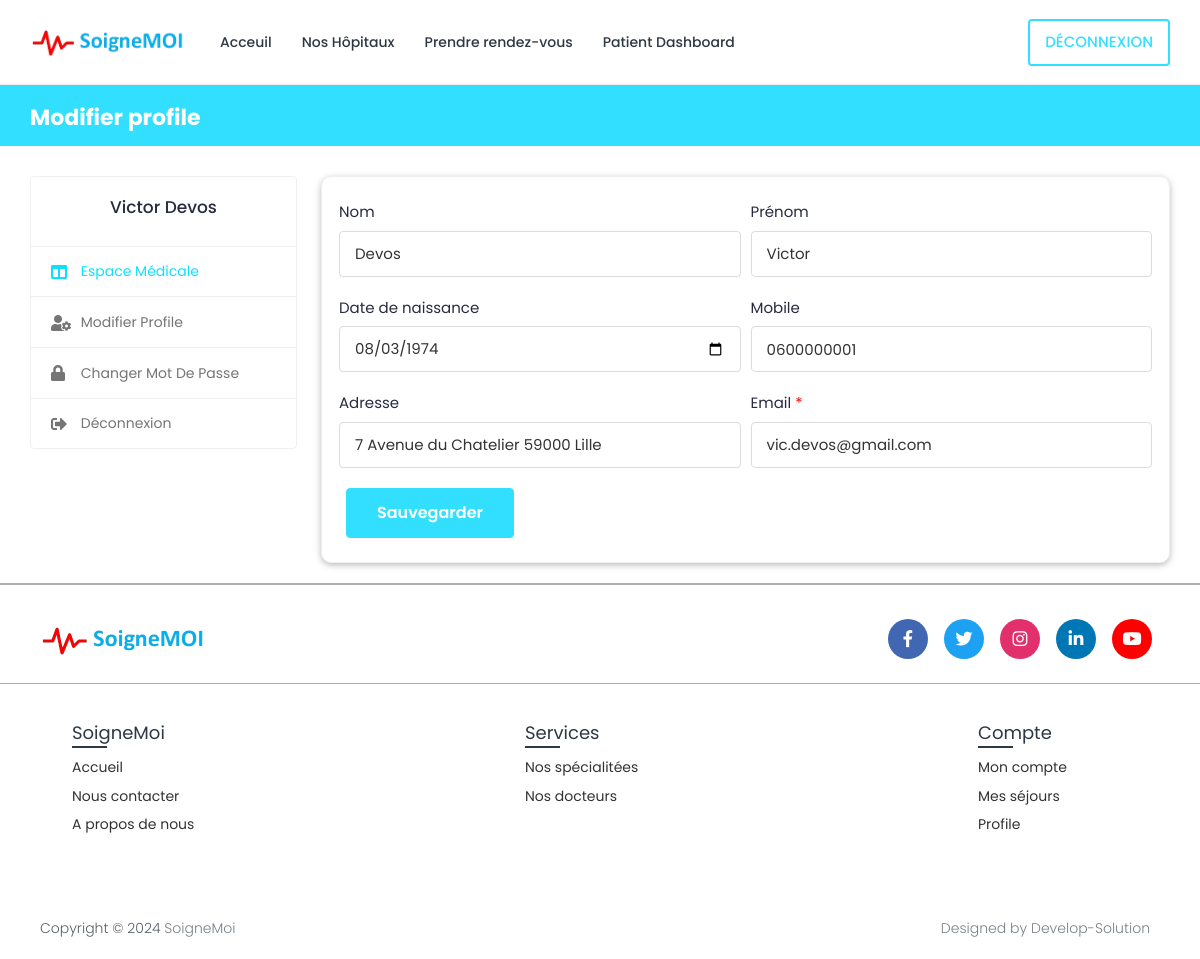
Page /profile-settings/ (signed in) on the committed database.
### book/models.py (models this page shows, shortened)
class Patient(models.Model):
    patient_id = models.AutoField(primary_key=True)
    user = models.OneToOneField(User, on_delete=models.CASCADE, null=True, blank=True, related_name='patient')
    first_name = models.CharField(max_length=200, null=True, blank=True)
    last_name = models.CharField(max_length=200, null=True, blank=True)
    phone_number = models.CharField(max_length=10,null=True, blank=True)
    address = models.CharField(max_length=200, null=True, blank=True)
    date_of_birth = models.DateField(null=True, blank=True)
    serial_number = models.CharField(max_length=200, null=True, blank=True)

class User(AbstractUser):
    username = None
    email = models.EmailField(_("email address"), unique=True)
    USERNAME_FIELD = "email"
    REQUIRED_FIELDS = []
    objects = UserManager()
    is_admin = models.BooleanField(default=False)
    is_patient = models.BooleanField(default=False)
    is_doctor = models.BooleanField(default=False)
    is_secretary = models.BooleanField(default=False)
    login_status = models.BooleanField(default=False)

### book/views.py (the view, shortened to what this page needs)
# urls.py: path('profile-settings/', ProfileSettingsView.as_view(), name='profile-settings'),
class ProfileSettingsView(LoginRequiredMixin, View):
    def get(self, request):
        if request.user.is_patient:
            self.patient = Patient.objects.get(user=request.user)
            context = {'patient': self.patient}
            return render(request, 'book/patient/profile-settings.html', context)
        else:
            return redirect('logout')

### templates/book/patient/profile-settings.html (shortened to what this page needs)
{% extends 'book/base.html' %}
{% load static %}
{% block content %}
<head>
<body>
<div class="main-wrapper">
  <div class="breadcrumb-bar">
    <div class="container-fluid">
      <div class="row align-items-center">
        <div class="col-md-12 col-12">
          <h2 class="breadcrumb-title">Modifier profile</h2>
        </div>
      </div>
    </div>
  </div>
  <div class="content">
    <div class="container-fluid">
      <div class="row">
        <div class="col-md-5 col-lg-4 col-xl-3 theiaStickySidebar">
          <div>{% include 'book/patient/patient-sidebar.html' %}</div>
        </div>
        <div class="col-md-7 col-lg-8 col-xl-9">
            <div class="card">
                <div class="card-body">
                    <form action="{% url 'profile-settings' %}" method="POST" enctype="multipart/form-data">
                        <div class="row form-row">
                            <div class="col-12 col-md-6">
                                <div class="form-group">
                                    <label>Nom</label>
                                    <input type="text" class="form-control" value="{{ patient.last_name }}" name="last_name">
                                </div>
                            </div>
                            <div class="col-12 col-md-6">
                                <div class="form-group">
                                    <label>Prénom</label>
                                    <input type="text" class="form-control" value="{{patient.first_name}}" name="first_name">
                                </div>
                            </div>
                            <div class="col-12 col-md-6">
                                <div class="form-group">
                                    <label>Date de naissance</label>
                                    <input type="date" class="form-control datetimepicker" value="{{patient.date_of_birth|date:'Y-m-d'}}" name="date_of_birth" placeholder="ex: 01/01/2000">
                                </div>
                            </div>
                            <div class="col-12 col-md-6">
                                <div class="form-group">
                                    <label>Mobile</label>
                                    <input type="text" value="{{patient.phone_number}}" class="form-control" name="phone_number">
                                </div>
                            </div>
                            <div class="col-12 col-md-6">
                                <div class="form-group">
                                    <label>Adresse</label>
                                    <input type="text" class="form-control" value="{{patient.address}}" name="address">
                                </div>
                            </div>
                            <div class="col-12 col-md-6">
                                <div class="form-group">
                                  <label>Email <span class="text-danger">*</span></label>
                                  <input type="text" class="form-control"  value="{{user.email}}" >
                                </div>
                            </div>
                        </div>
                        <div class="submit-section">
                            <button type="submit" class="btn btn-primary submit-btn">Sauvegarder</button>
                        </div>
                    </form>
                </div>
            </div>
        </div>
      </div>
    </div>
  </div>
</div>
</body>
{% endblock content %}

### templates/book/patient/patient-sidebar.html
{% load static %}
<body>
    <div class="profile-sidebar">
      <div class="widget-profile pro-widget-content">
        <div class="profile-info-widget">
          <div class="profile-det-info">
            <h3>{{patient.first_name}} {{ patient.last_name}}</h3>
          </div>
        </div>
      </div>
      <div class="dashboard-widget">
        <nav class="dashboard-menu sidebar">
          <ul>
            <li class="active">
              <a href="{% url 'patient-dashboard' %}" class="nav-link">
                <i class="fas fa-columns"></i>
                <span>Espace médicale</span>
              </a>
            </li>
            <li>
              <a href="{% url 'profile-settings' %}" class="nav-link">
                <i class="fas fa-user-cog"></i>
                <span>Modifier profile</span>
              </a>
            </li>
            <li>
              <a href="{% url 'change-password' pk=user.id%}" class="nav-link">
                <i class="fas fa-lock"></i>
                <span>Changer mot de passe</span>
              </a>
            </li>
            <li>
              <a href="{% url 'logout' %}" class="nav-link">
                <i class="fas fa-sign-out-alt"></i>
                <span>Déconnexion</span>
              </a>
            </li>
          </ul>
        </nav>
      </div>
    </div>
</body>

### static/SGM/css/hospital.css (style rules this page uses)
.card { display: block; margin-bottom: 20px; line-height: 1.42857143; background-color: #fff; border-radius: 10px; box-shadow: 0 2px 5px 0 rgba(0,0,0,0.16),0 2px 10px 0 rgba(0,0,0,0.12); transition: box-shadow .25s; }

### rows in the picture
Patient: first_name "Victor", last_name "Devos", date_of_birth "08/03/1974", phone_number "0600000001", address "7 Avenue du Chatelier 59000 Lille"
User: email "vic.devos@gmail.com"
